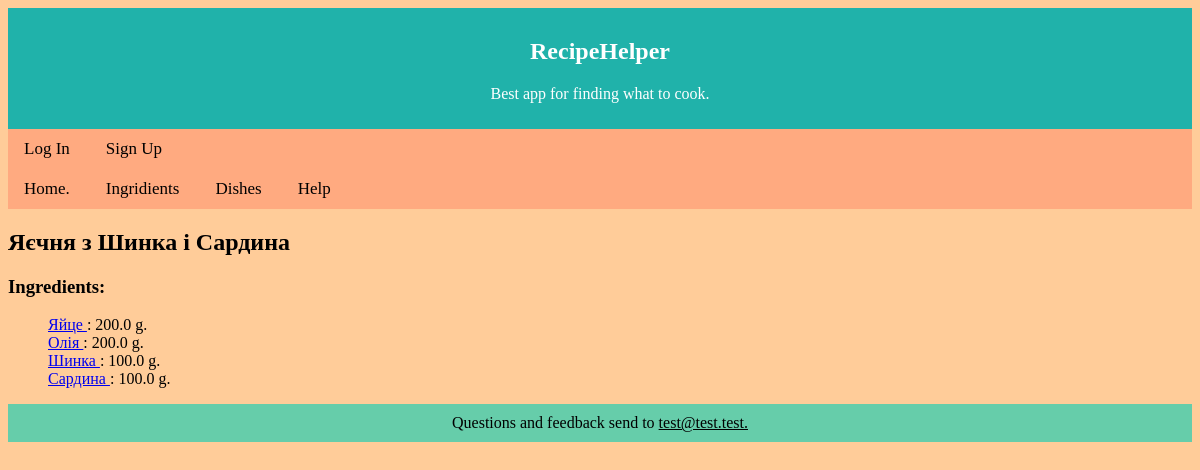
Page /recipe/255/ on the committed database.
### Picker/models.py (models this page shows, shortened)
class Dish(models.Model):
    name = models.CharField(max_length = 100)
    description = models.TextField(blank=True, default='')

class Recipe(models.Model):
    dish = models.ForeignKey(Dish, on_delete=models.CASCADE)
    ingredient = models.ForeignKey(Ingredient, on_delete=models.PROTECT)
    amount = models.DecimalField(max_digits = 10, decimal_places = 1, null = True)
    class Meta:
        unique_together = (('dish', 'ingredient'),)

class Ingredient(models.Model):
    name = models.CharField(max_length = 40, unique = True)
    units = models.CharField(max_length = 10, default = 'g.')
    description = models.TextField(blank = True, default = '')

### Picker/views.py (the view)
# urls.py: path('recipe/<int:dish_id>/', views.recipe, name='recipe'),
def recipe(request, dish_id):
    try:
        rec = Dish.objects.get(pk=dish_id)
    except Dish.DoesNotExist:
        raise Http404("There is no such recipe.")
    ing_list = Recipe.objects.filter(dish_id=dish_id).select_related('ingredient')
    if request.method == 'POST':
        is_deleted = False
        for temp in ing_list:
            if str(temp.ingredient_id) in request.POST:
                Recipe.objects.filter(pk=temp.pk).delete()
                form = DishForm()
                is_deleted = True
                break
        if not is_deleted:
            form = DishForm(request.POST)
            if form.is_valid():
                ing2rec = Recipe(dish_id = dish_id, ingredient_id = form.cleaned_data['ingredient'],
                                 amount=form.cleaned_data['amount'])
                ing2rec.save()
        ing_list = Recipe.objects.filter(dish_id=dish_id).select_related('ingredient')
    else:
        form = DishForm()
    template = loader.get_template('dish.html')
    context = {
        'dish_name': rec.name,
        'ingredients_list': ing_list,
        'dish_description': rec.description,
        'form': form,
    }
    return HttpResponse(template.render(context, request))

### templates/dish.html (shortened to what this page needs)
{% extends 'base.html' %}
{% block nav %}
<nav>
    <a href="{% url 'index' %}">Home.</a>
    <a href="{% url 'ing_cat' %}">Ingridients</a>
    <a href="{% url 'catalog' %}">Dishes</a>
    <a>Help</a>
</nav>
{% endblock %}
{% block content %}
<h2>{{ dish_name }}</h2>
<h3>Ingredients:</h3>
{% if ingredients_list %}
<ul id="inline">
    {% for ing in ingredients_list %}
        <li>
            <form method="post" >
                <a href="/ingredient/{{ ing.ingredient_id }} "> {{ ing.ingredient.name }} </a> : {{ ing.amount }} {{ ing.ingredient.units }}
            </form>
        </li>
    {% endfor %}
</ul>
{% endif %}
{% endblock %}

### static/first.css (style rules this page uses)
body { background-color: #ffcc99; }
nav { width: 100%; background-color: #ffaa80; padding: 10px 0px; overflow: hidden; }
nav a { color: black; text-align: center; padding: 14px 16px; text-decoration: none; font-size: 17px; }
ul#inline li { display: inline; }

### rows in the picture
Dish: name "Яєчня з Шинка і Сардина"
Recipe: ingredient.name "Яйце", amount "200.0", ingredient.units "g."
Recipe: ingredient.name "Олія", amount "200.0", ingredient.units "g."
Recipe: ingredient.name "Шинка", amount "100.0", ingredient.units "g."
Recipe: ingredient.name "Сардина", amount "100.0", ingredient.units "g."
